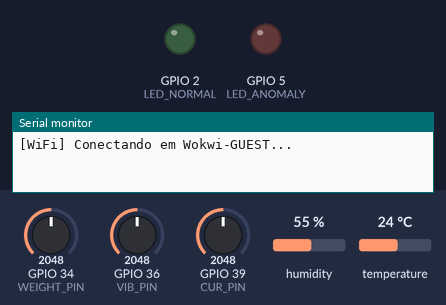
A sketch run on a simulated ESP32. Parts: output pins drawn as LEDs (lit = HIGH), the last lines printed to the serial monitor. The inputs (shaded band) are chosen by the test bench; at power-on: GPIO 34 (WEIGHT_PIN) = 2048, GPIO 36 (VIB_PIN) = 2048, GPIO 39 (CUR_PIN) = 2048, humidity 55 %, temperature 24 °C. WiFi joins after 1.5 s; servers stay silent unless stated; the local clock reads 2024-03-15 10:24:30 at power-on unless the sketch sets it; random numbers use the default seed unless the sketch sets one; no MQTT or app messages arrive unless stated.

Above: at 0.1 s.
At 10.8 s:
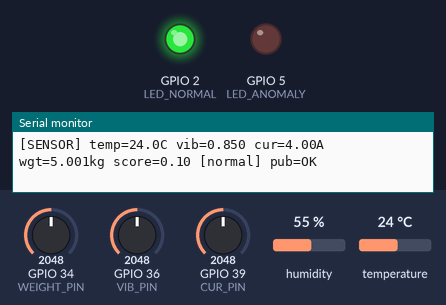
10.9 s: GPIO 34 (WEIGHT_PIN) set to 1228
17.0 s: GPIO 34 (WEIGHT_PIN) set to 728
Timing chart, 0 to 20.0 s (numbered marks = the images above; inputs shaded):
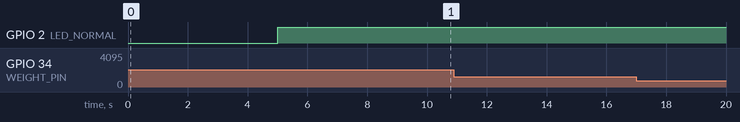

The sketch:

sketch.ino
```cpp
/*
 * Edge AI Industrial — ESP32 Wokwi Simulator
 * UNIVESP PI-5
 *
 * Publica payload MQTT compatível com o backend Spring Boot:
 *   tópico: sensor/data/{device_id}
 *
 * Broker público: broker.emqx.io:1883 (sem autenticação)
 * Para conectar no broker local via Wokwi Gateway, altere MQTT_HOST.
 */

#include <Arduino.h>
#include <WiFi.h>
#include <PubSubClient.h>
#include <DHT.h>
#include <ArduinoJson.h>
#include <time.h>
#include <math.h>

// ── Pinos ──────────────────────────────────────────────────────────────────
#define DHT_PIN      4
#define DHT_TYPE     DHT22
#define VIB_PIN      A0
#define CUR_PIN      A3
#define LED_NORMAL   2
#define LED_ANOMALY  5
#define WEIGHT_PIN   A6

// ── Config WiFi / MQTT ─────────────────────────────────────────────────────
const char* WIFI_SSID  = "Wokwi-GUEST";
const char* WIFI_PASS  = "";
const char* MQTT_HOST  = "broker.emqx.io";  // troque por IP do gateway Wokwi para localhost
const int   MQTT_PORT  = 1883;
const char* DEVICE_ID  = "wokwi-shelf-001";

// ── Thresholds de anomalia ─────────────────────────────────────────────────
const float TEMP_ANOMALY  = 38.0;
const float VIB_ANOMALY   = 0.70;
const float CUR_ANOMALY   = 4.50;
const float PUBLISH_SEC   = 5.0;

const float WEIGHT_MAX_KG  = 10.0f;
const float PICK_THRESHOLD = 0.050f;

struct Product { const char* name; float unit_kg; float tolerance_kg; };
const Product CATALOG[] = {
  { "Parafuso M8",  0.025f, 0.008f },
  { "Porca M8",     0.010f, 0.004f },
  { "Arruela M8",   0.005f, 0.002f },
  { "Parafuso M12", 0.060f, 0.015f },
};
const int CATALOG_SIZE = 4;

struct PickResult { bool detected; const char* name; int qty; float delta; float conf; };

// ── Objetos ────────────────────────────────────────────────────────────────
DHT         dht(DHT_PIN, DHT_TYPE);
WiFiClient  wifiClient;
PubSubClient mqtt(wifiClient);

char sensorTopic[64];
char statusTopic[64];

// ── Helpers ────────────────────────────────────────────────────────────────
String isoTimestamp() {
  struct tm t;
  if (!getLocalTime(&t)) return "1970-01-01T00:00:00Z";
  char buf[30];
  strftime(buf, sizeof(buf), "%Y-%m-%dT%H:%M:%SZ", &t);
  return String(buf);
}

float readVibration() {
  int raw = analogRead(VIB_PIN);
  return 0.1f + (raw / 4095.0f) * 1.5f;
}

float readCurrent() {
  int raw = analogRead(CUR_PIN);
  return 1.0f + (raw / 4095.0f) * 6.0f;
}

float calcAnomalyScore(float temp, float vib, float cur) {
  float score = 0.0f;
  if (temp > TEMP_ANOMALY)  score += (temp - TEMP_ANOMALY) / 20.0f;
  if (vib  > VIB_ANOMALY)   score += (vib  - VIB_ANOMALY)  / 1.0f;
  if (cur  > CUR_ANOMALY)   score += (cur  - CUR_ANOMALY)  / 3.0f;
  return constrain(score / 3.0f + 0.05f, 0.0f, 1.0f);
}

float readWeight() {
  int raw = analogRead(WEIGHT_PIN);
  return (raw / 4095.0f) * WEIGHT_MAX_KG;
}

PickResult classifyPick(float prevWeight, float currentWeight) {
  float delta = prevWeight - currentWeight;
  if (delta < PICK_THRESHOLD) return { false, nullptr, 0, 0.0f, 0.0f };

  const Product* best = nullptr;
  float bestError = 1e9f;
  for (int i = 0; i < CATALOG_SIZE; i++) {
    int qty = max(1, (int)round(delta / CATALOG[i].unit_kg));
    float expected = qty * CATALOG[i].unit_kg;
    float error = fabsf(delta - expected);
    if (error < CATALOG[i].tolerance_kg * qty && error < bestError) {
      bestError = error;
      best = &CATALOG[i];
    }
  }

  if (!best) return { false, nullptr, 0, 0.0f, 0.0f };

  int qty = max(1, (int)round(delta / best->unit_kg));
  float expected = qty * best->unit_kg;
  float conf = constrain(1.0f - fabsf(delta - expected) / (best->unit_kg * qty), 0.0f, 1.0f);
  return { true, best->name, qty, delta, conf };
}

// ── Setup ──────────────────────────────────────────────────────────────────
void setup() {
  Serial.begin(115200);
  dht.begin();

  pinMode(LED_NORMAL,  OUTPUT);
  pinMode(LED_ANOMALY, OUTPUT);
  digitalWrite(LED_NORMAL, LOW);
  digitalWrite(LED_ANOMALY, LOW);

  snprintf(sensorTopic, sizeof(sensorTopic), "sensor/data/%s", DEVICE_ID);
  snprintf(statusTopic, sizeof(statusTopic), "device/status/%s", DEVICE_ID);

  // WiFi
  Serial.printf("[WiFi] Conectando em %s...\n", WIFI_SSID);
  WiFi.begin(WIFI_SSID, WIFI_PASS);
  while (WiFi.status() != WL_CONNECTED) {
    delay(500); Serial.print(".");
  }
  Serial.printf("\n[WiFi] Conectado! IP: %s\n", WiFi.localIP().toString().c_str());

  // NTP
  configTime(0, 0, "pool.ntp.org");
  Serial.println("[NTP] Sincronizando horario...");
  delay(2000);

  // MQTT
  mqtt.setServer(MQTT_HOST, MQTT_PORT);
  mqtt.setBufferSize(768);
}

void connectMqtt() {
  while (!mqtt.connected()) {
    Serial.printf("[MQTT] Conectando em %s...\n", MQTT_HOST);
    String clientId = String("wokwi-") + String(random(0xffff), HEX);
    if (mqtt.connect(clientId.c_str())) {
      Serial.println("[MQTT] Conectado!");
      // LWT — device offline
      StaticJsonDocument<128> lwt;
      lwt["device_id"] = DEVICE_ID;
      lwt["status"]    = "offline";
      char buf[128];
      serializeJson(lwt, buf);
      mqtt.publish(statusTopic, buf, true);
    } else {
      Serial.printf("[MQTT] Falha rc=%d — tentando novamente em 3s\n", mqtt.state());
      delay(3000);
    }
  }
}

void publishStatus(const char* status) {
  StaticJsonDocument<128> doc;
  doc["device_id"]        = DEVICE_ID;
  doc["status"]           = status;
  doc["firmware_version"] = "wokwi-1.0";
  doc["timestamp"]        = isoTimestamp();
  char buf[256];
  serializeJson(doc, buf);
  mqtt.publish(statusTopic, buf);
  Serial.printf("[STATUS] %s → %s\n", statusTopic, status);
}

// ── Loop ───────────────────────────────────────────────────────────────────
unsigned long lastPublish = 0;
float prevWeight = -1.0f;

void loop() {
  if (!mqtt.connected()) connectMqtt();
  mqtt.loop();

  unsigned long now = millis();
  if (now - lastPublish < (unsigned long)(PUBLISH_SEC * 1000)) return;
  lastPublish = now;

  // Leitura dos sensores
  float temp = dht.readTemperature();
  float hum  = dht.readHumidity();
  float vib  = readVibration();
  float cur  = readCurrent();
  float weight = readWeight();

  if (isnan(temp)) temp = 25.0f + sin(now / 10000.0f) * 3.0f;

  float score       = calcAnomalyScore(temp, vib, cur);
  bool  isAnomaly   = score > 0.5f;
  const char* cls   = isAnomaly ? "anomaly" : "normal";

  // LEDs
  digitalWrite(LED_NORMAL,  isAnomaly ? LOW  : HIGH);
  digitalWrite(LED_ANOMALY, isAnomaly ? HIGH : LOW);

  // Payload JSON
  StaticJsonDocument<768> doc;
  doc["device_id"] = DEVICE_ID;
  doc["timestamp"] = isoTimestamp();

  JsonObject sensors = doc.createNestedObject("sensors");
  JsonObject tempObj = sensors.createNestedObject("temperature");
  tempObj["value"] = round(temp * 100) / 100.0;
  tempObj["unit"]  = "C";

  JsonObject vibObj = sensors.createNestedObject("vibration");
  vibObj["value"]  = round(vib * 10000) / 10000.0;
  vibObj["unit"]   = "mm_s";

  JsonObject curObj = sensors.createNestedObject("current");
  curObj["value"]  = round(cur * 1000) / 1000.0;
  curObj["unit"]   = "A";

  JsonObject wgtObj = sensors.createNestedObject("weight");
  wgtObj["value"] = round(weight * 1000) / 1000.0;
  wgtObj["unit"]  = "kg";

  // Pick detection
  if (prevWeight >= 0.0f) {
    PickResult pick = classifyPick(prevWeight, weight);
    if (pick.detected) {
      JsonObject pe = doc.createNestedObject("pick_event");
      pe["detected"]        = true;
      pe["product_name"]    = pick.name;
      pe["quantity"]        = pick.qty;
      pe["weight_delta_kg"] = round(pick.delta * 10000) / 10000.0;
      pe["confidence"]      = round(pick.conf * 1000) / 1000.0;
      Serial.printf("[PICK] product=%s qty=%d delta=%.3fkg conf=%.2f\n",
                    pick.name, pick.qty, pick.delta, pick.conf);
    }
  }
  prevWeight = weight;

  JsonObject inf = doc.createNestedObject("inference");
  inf["classification"] = cls;
  inf["anomaly_score"]  = round(score * 1000) / 1000.0;
  inf["model_version"]  = "wokwi-v1";

  char buf[768];
  serializeJson(doc, buf);

  bool ok = mqtt.publish(sensorTopic, buf);
  Serial.printf("[SENSOR] temp=%.1fC vib=%.3f cur=%.2fA wgt=%.3fkg score=%.2f [%s] pub=%s\n",
                temp, vib, cur, weight, score, cls, ok ? "OK" : "FAIL");

  // Publica status a cada 30s
  static unsigned long lastStatus = 0;
  if (now - lastStatus > 30000) {
    publishStatus("online");
    lastStatus = now;
  }
}
```
